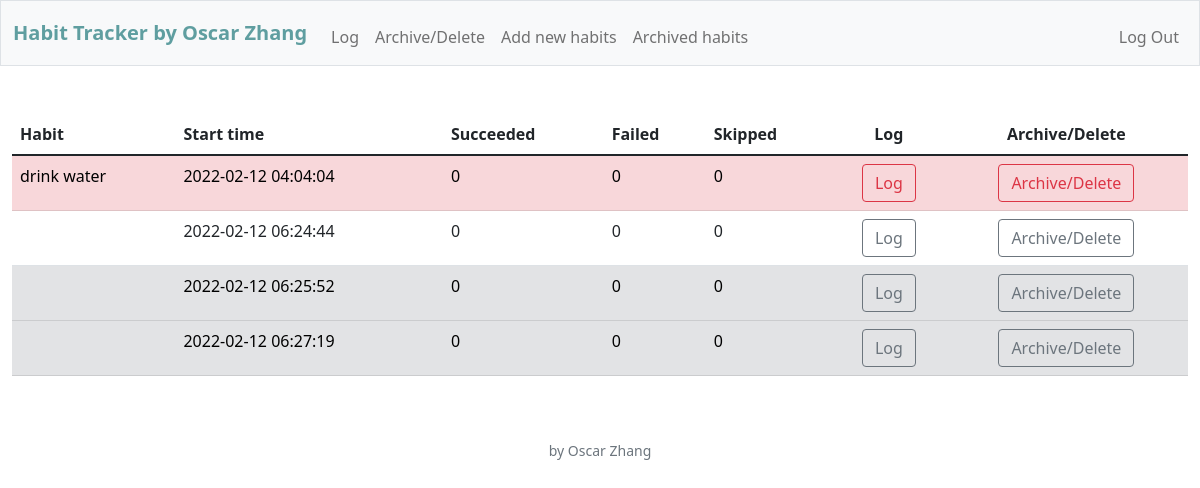
The page / (signed in) on the database its author committed.
### tables this page shows
CREATE TABLE habit (id INTEGER, user_id INTEGER NOT NULL, habit TEXT NOT NULL, stime DATETIME DEFAULT CURRENT_TIMESTAMP, times INTEGER NOT NULL, fails INTEGER NOT NULL, skips INTEGER NOT NULL, type TEXT NOT NULL, color TEXT NOT NULL, FOREIGN KEY(user_id) REFERENCES users(id), PRIMARY KEY(id));

### app.py (the view)
@app.route("/")
@login_required
def index():
    user = session["user_id"]
    habits = db.execute("SELECT habit, stime, times, fails, skips, color FROM habit WHERE user_id = ? AND type = ?", user, 'current')
    return render_template("index.html", habits=habits)

### app.py (called while the page is built)
@app.after_request
def after_request(response):
    response.headers["Cache-Control"] = "no-cache, no-store, must-revalidate"
    response.headers["Expires"] = 0
    response.headers["Pragma"] = "no-cache"
    return response

### helpers.py (called while the page is built)
def login_required(f):
    @wraps(f)
    def decorated_function(*args, **kwargs):
        if session.get("user_id") is None:
            return redirect("/login")
        return f(*args, **kwargs)
    return decorated_function

### templates/index.html (shortened to what this page needs)
{% extends "layout.html" %}
{% block main %}
    <table class="table tablestriped">
        <thead>
            <tr>
                <th class="text-start">Habit</th>
                <th class="text-start">Start time</th>
                <th class="text-start">Succeeded</th>
                <th class="text-start">Failed</th>
                <th class="text-start">Skipped</th>
                <th class="text-center">Log</th>
                <th class="text-center">Archive/Delete</th>
            </tr>
        </thead>
        <tbody>
            {% for habit in habits %}
                {% if habit.color == 'white' %}
                    <tr>
                        <td class="text-start">{{ habit.habit }}</th>
                        <td class="text-start">{{ habit.stime }}</th>
                        <td class="text-start">{{ habit.times }}</th>
                        <td class="text-start">{{ habit.fails }}</th>
                        <td class="text-start">{{ habit.skips }}</th>
                        <td><a class="btn btn-outline-secondary" href="/log" role="button">Log</a></td>
                        <td><a class="btn btn-outline-secondary" href="/archive" role="button">Archive/Delete</a></td>
                    </tr>
                {% endif %}
                {% if habit.color == 'red' %}
                    <tr class="table-danger">
                        <td class="text-start">{{ habit.habit }}</th>
                        <td class="text-start">{{ habit.stime }}</th>
                        <td class="text-start">{{ habit.times }}</th>
                        <td class="text-start">{{ habit.fails }}</th>
                        <td class="text-start">{{ habit.skips }}</th>
                        <td><a class="btn btn-outline-danger" href="/log" role="button">Log</a></td>
                        <td><a class="btn btn-outline-danger" href="/archive" role="button">Archive/Delete</a></td>
                    </tr>
                {% endif %}
                {% if habit.color == 'gray' %}
                    <tr class="table-secondary">
                        <td class="text-start">{{ habit.habit }}</th>
                        <td class="text-start">{{ habit.stime }}</th>
                        <td class="text-start">{{ habit.times }}</th>
                        <td class="text-start">{{ habit.fails }}</th>
                        <td class="text-start">{{ habit.skips }}</th>
                        <td><a class="btn btn-outline-secondary" href="/log" role="button">Log</a></td>
                        <td><a class="btn btn-outline-secondary" href="/archive" role="button">Archive/Delete</a></td>
                        </tr>
                {% endif %}
            {% endfor %}
        </tbody>
    </table>
{% endblock %}

### templates/layout.html (shortened to what this page needs)
<!DOCTYPE html>
<html lang="en">
    <head>
        <link href="https://cdn.jsdelivr.net/npm/bootstrap@5.1.3/dist/css/bootstrap.min.css" rel="stylesheet">
        <link href="/static/styles.css" rel="stylesheet">
    </head>
    <body>
        <nav class="bg-light border navbar navbar-expand-md navbar-light">
            <div class="container-fluid">
                <a class="navbar-brand" href="/"><span class="blue fw-bold">Habit Tracker by Oscar Zhang</span></a>
                <div class="collapse navbar-collapse" id="navbar">
                    {% if session["user_id"] %}
                        <ul class="navbar-nav me-auto mt-2">
                            <li class="nav-item"><a class="nav-link" href="/log">Log</a></li>
                            <li class="nav-item"><a class="nav-link" href="/archive">Archive/Delete</a></li>
                            <li class="nav-item"><a class="nav-link" href="/add">Add new habits</a></li>
                            <li class="nav-item"><a class="nav-link" href="/archived">Archived habits</a></li>
                        </ul>
                        <ul class="navbar-nav ms-auto mt-2">
                            <li class="nav-item"><a class="nav-link" href="/logout">Log Out</a></li>
                        </ul>
                    {% else %}
                        <ul class="navbar-nav ms-auto mt-2">
                            <li class="nav-item"><a class="nav-link" href="/register">Register</a></li>
                            <li class="nav-item"><a class="nav-link" href="/login">Log In</a></li>
                        </ul>
                    {% endif %}
                </div>
            </div>
        </nav>
        <main class="container-fluid py-5 text-center">
            {% block main %}{% endblock %}
        </main>
        <footer class="mb-5 small text-center text-muted">
            by Oscar Zhang
        </footer>
    </body>
</html>

### static/styles.css (style rules this page uses)
.blue { color:cadetblue }

### rows shown on the page
habit: habit "drink water", stime "2022-02-12 04:04:04", times "0", fails "0", skips "0"
habit: stime "2022-02-12 06:24:44", times "0", fails "0", skips "0"
habit: stime "2022-02-12 06:25:52", times "0", fails "0", skips "0"
habit: stime "2022-02-12 06:27:19", times "0", fails "0", skips "0"
